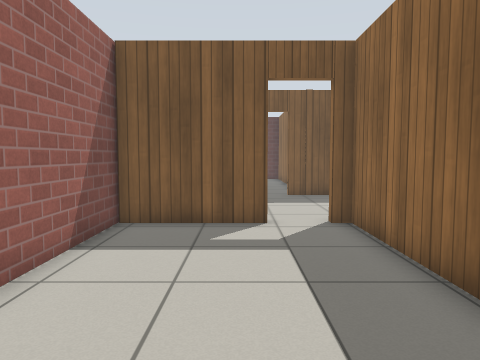
view 1 (above)

18 first-person views from a walk through a Gazebo world. The camera is 0.94 m above the floor, tilts 4° down and sees 70° across. The floor is counted in squares, 0.5 m on a side. Each view is taken from the middle of a square. On the plan, view 1 faces up. The plan holds only what a view shows up to about 17 squares ahead; the rest is blank. Gazebo's built-in surfaces are drawn with simple patterns.

view 2
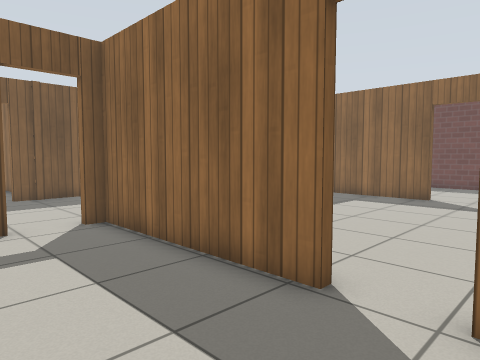

view 3
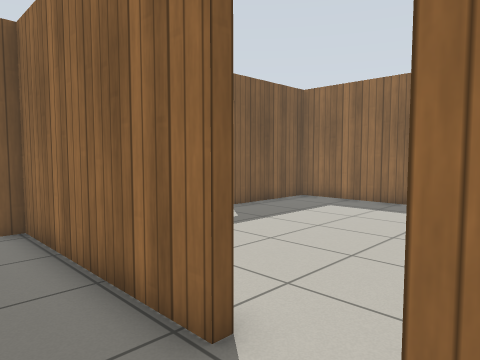

view 4
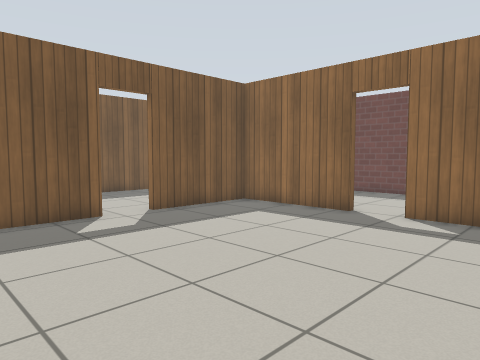

view 5
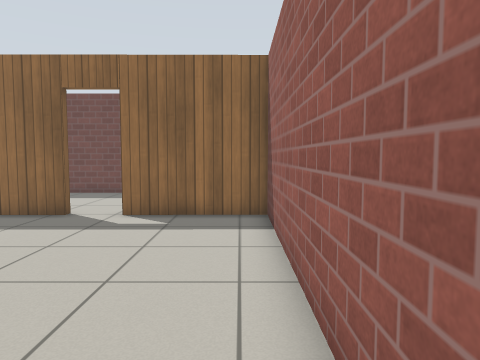

view 6
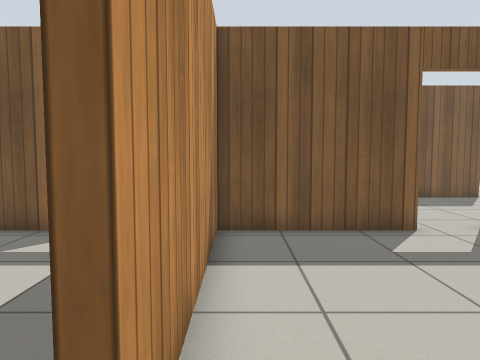

view 7
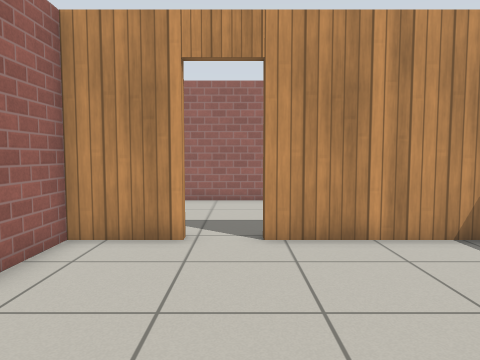

view 8
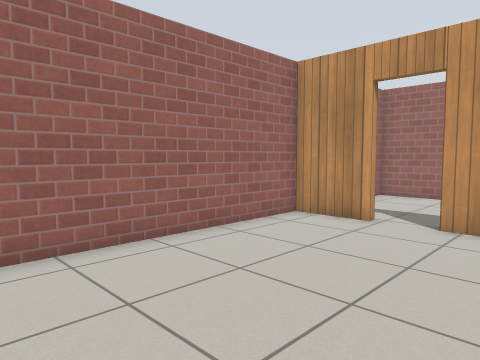

view 9
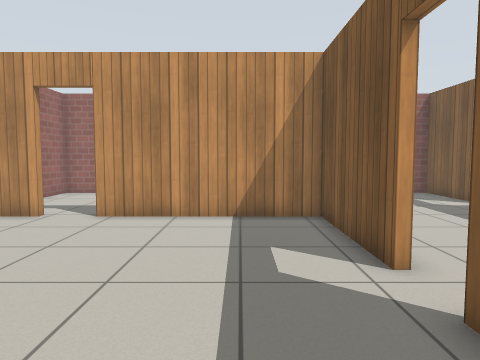

view 10
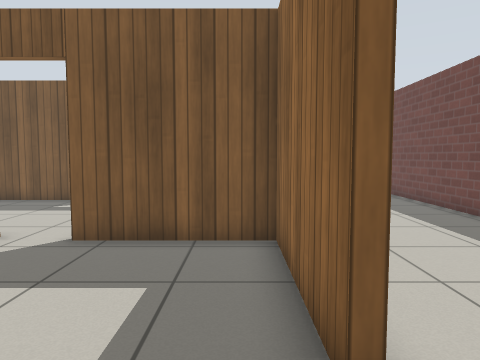

view 11
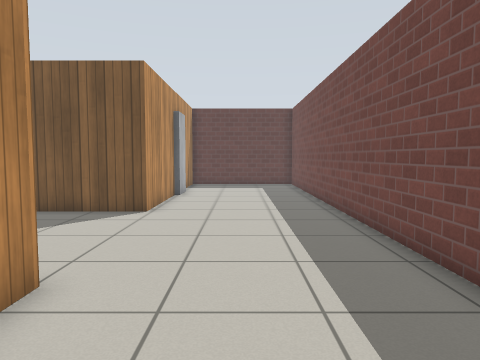

view 12
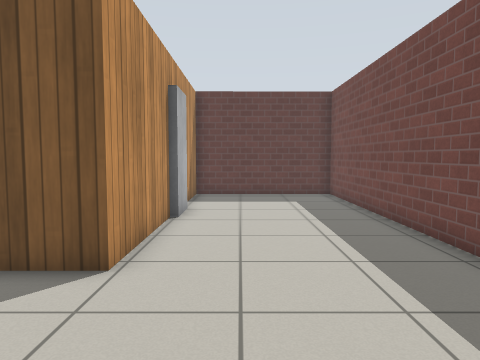

view 13
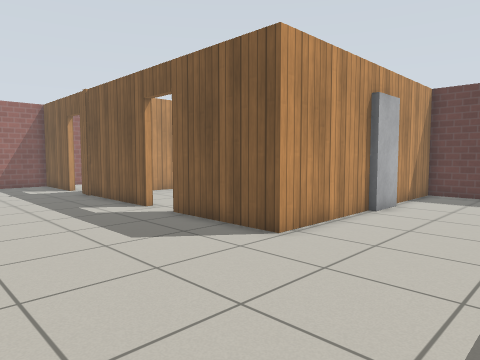

view 14
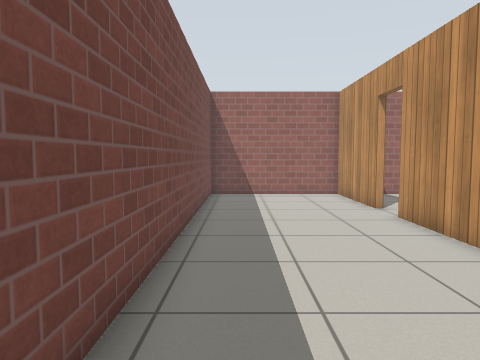

view 15
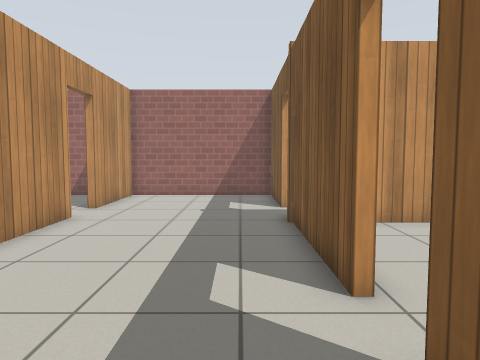

view 16
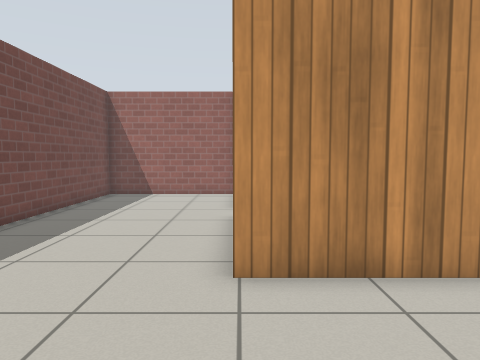

view 17
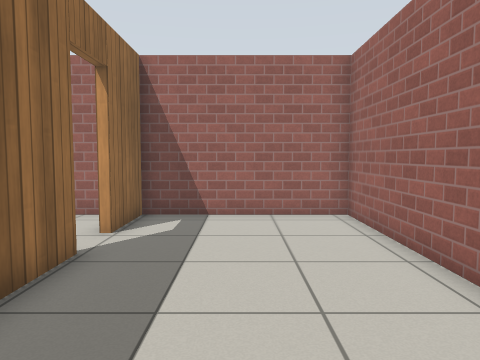

view 18
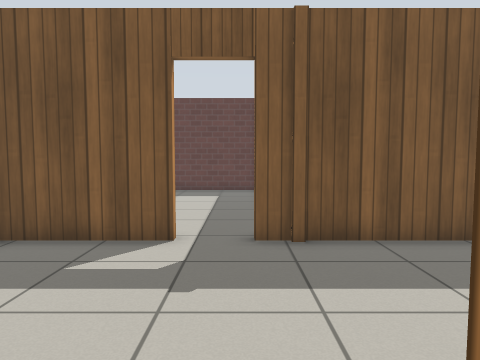

### Floor plan
Points are (right, up) in squares from view 1. A wall is a line through its corners. A room is listed if a view was taken in it or the views show most of it. See-through windows are left out.
Room 1 (views 1, 2, 3, 17, 18)
walls: (3.1, 2.5) (3.1, 9.5); (0.9, 9.5) (-3.5, 9.5); (-3.4, 10) (-3.5, -1.9) (3.1, -1.9) (3.1, 0.7)
ways out: open door at (3, 1.5) to room 2; open door at (1.5, 10) to room 3
Room 2 (views 4, 5, 6, 7, 8, 9, 10)
walls: (8.5, 9.5) (3.4, 9.5) (3.4, 2.5); (14.8, 4.6) (14.8, 9.5) (10.2, 9.5); (3.4, 0.7) (3.4, -1.9) (14.9, -1.9) (14.8, 2.8)
ways out: open door at (3, 1.5) to room 1; open door at (9.5, 10) to room 3; open door at (15, 3.5) to room 3
Room 3 (views 11, 12, 13, 14, 15, 16)
walls: (11.2, 9.8) (15.1, 9.8) (15.1, 4.6); (8.6, 16.5) (2.3, 16.5); (14.9, 21.5) (14.9, 16.5) (10.2, 16.5); (15.1, 2.8) (15.2, -1.9) (21.4, -1.9) (21.5, 27.9) (14.9, 27.8) (14.9, 23.9); (2.5, 9.8) (5.7, 9.8); (0.5, 16.5) (-3.4, 16.5) (-3.4, 10); (-3.5, 9.8) (0.9, 9.8)
ways out: open door at (1.5, 10) to room 1; open door at (9.5, 10) to room 2; open door at (15, 3.5) to room 2
objects: door leaf (15, 22)

Positions as (right, up) in squares from view 1, and headings:
1: (0, 0), facing up
2: (-1, 0), facing up-right
3: (1, 0), facing up-right
4: (4, -1), facing up-right
5: (4, -1), facing right
6: (4, 1), facing up
7: (11, 2), facing left
8: (13, 5), facing down-left
9: (14, 7), facing left
10: (14, 2), facing up
11: (18, 5), facing up
12: (17, 11), facing up
13: (20, 10), facing up-left
14: (20, 15), facing down
15: (13, 15), facing left
16: (15, 15), facing down
17: (0, 9), facing down
18: (2, 9), facing up
